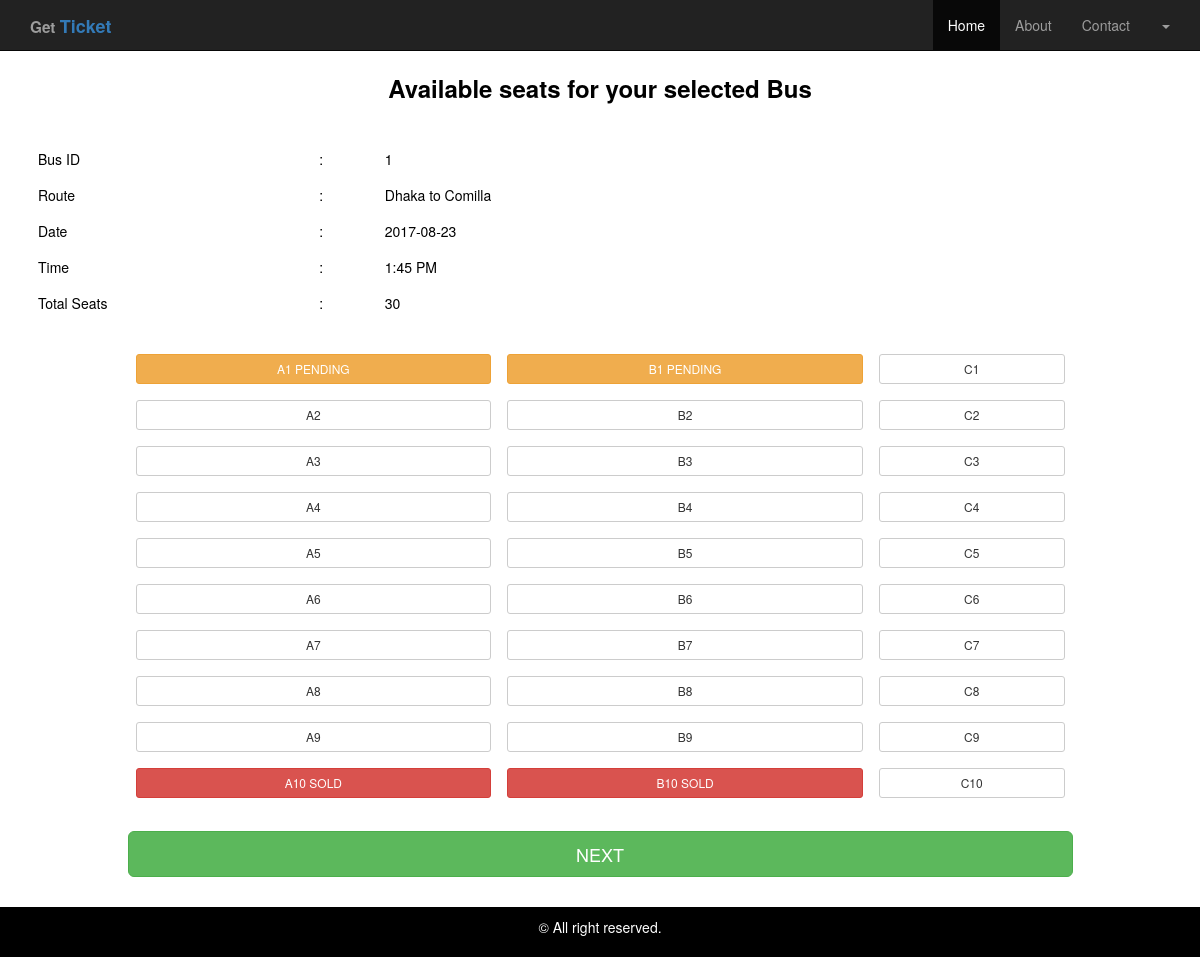
The page /user/pages/reserve_seats.php?bus_id=1 on the database its author committed.
### tables this page shows
CREATE TABLE IF NOT EXISTS `buses` (
  `id` int(11) NOT NULL,
  `route_id` varchar(50) NOT NULL,
  `total_seats` int(11) NOT NULL DEFAULT '30',
  `time` varchar(20) NOT NULL,
  `active` char(1) NOT NULL DEFAULT '1',
  `price` varchar(20) NOT NULL,
  `date` datetime NOT NULL DEFAULT CURRENT_TIMESTAMP
);

CREATE TABLE IF NOT EXISTS `routes` (
  `id` int(11) NOT NULL,
  `direction` varchar(50) NOT NULL
);

CREATE TABLE IF NOT EXISTS `seats` (
  `id` int(11) NOT NULL,
  `seat_number` varchar(11) NOT NULL,
  `available` char(1) NOT NULL DEFAULT '1',
  `bus_id` int(11) NOT NULL,
  `passenger_id` int(11) NOT NULL
);

### user/pages/reserve_seats.php (the view, shortened to what this page needs)
<?php
	include "../../config/db.php";
	$bus_id = $_REQUEST['bus_id'];
	$q = "SELECT buses.id, routes.direction, CONVERT(buses.date, date) as date, buses.time, buses.total_seats
			FROM buses JOIN routes ON (buses.route_id = routes.id) HAVING (buses.id = $bus_id)";
	$st = $db->prepare($q);
	$st->execute(array( $bus_id )) or die("Connection error");
	$r = $st->fetch(PDO::FETCH_ASSOC);
	if($r){
		$q = "SELECT id, seat_number, available FROM seats WHERE seats.bus_id = $bus_id";
		$st = $db->prepare($q);
		$st->execute(array( $bus_id )) or die("Connection error");
		$seats = $st->fetchAll(PDO::FETCH_ASSOC);
	}
?>
<!DOCTYPE html>
<html>
<head>
  <link rel="stylesheet" href="../css/bootstrap.min.css">
  <link rel="stylesheet" href="../css/font-awesome.min.css">
  <link rel="stylesheet" href="../css/style.css" >
</head>
<body>
	<div class="header_area">
		<nav class="navbar navbar-inverse navbar-fixed-top">
      <div class="container">
        <div class="navbar-header">
					<a class="navbar-brand" href="../../index.php"><small><b>Get </b></small><strong class="text-primary">Ticket</strong></a>
        </div>
        <div id="navbar" class="navbar-collapse collapse">
					<ul class="nav navbar-nav navbar-right">
            <li class="active"><a href="../../index.php">Home</a></li>
            <li><a href="about.php">About</a></li>
            <li><a href="contact.php">Contact</a></li>
            <li class="dropdown">
							<a href="#" class="dropdown-toggle" data-toggle="dropdown" role="button" aria-haspopup="true" aria-expanded="false">
							 <span class="caret"></span>
							</a>
            </li>
          </ul>
        </div>
      </div>
    </nav>
	</div>
	<div class="content_area">
		<div class="container">
			<div class="row">
				<div class="col-md-12 text-center">
					<h3><strong>Available seats for your selected Bus</strong></h3>
				</div>
					<div class="col-md-8">
						<table class="table table-hover no_border">
							<tr>
								<td>Bus ID</td>
								<td>:</td>
								<td><?= $r['id'] ?></td>
							</tr>
							<tr>
								<td>Route</td>
								<td>:</td>
								<td><?= $r['direction'] ?></td>
							</tr>
							<tr>
								<td>Date</td>
								<td>:</td>
								<td><?= $r['date'] ?></td>
							</tr>
							<tr>
								<td>Time</td>
								<td>:</td>
								<td><?= $r['time'] ?></td>
							</tr>
							<tr>
								<td>Total Seats</td>
								<td>:</td>
								<td><?= $r['total_seats'] ?></td>
							</tr>
						</table>
					</div>
				<div class=" col-md-10 col-md-offset-1 seats">
				<form action="seat_check.php" method="post" >
					<table class="table no_border">
						<?php for($i = 0; $i < (count($seats)/3); $i++ ): ?>
						<tr>
							<td>
								<?php if($seats[$i]['available'] == 1): ?>
									<input type="button" class="btn btn-default btn-sm btn-block"
										value = "<?= $seats[$i]['seat_number'] ?>"
									/>
								<?php elseif($seats[$i]['available'] == 0): ?>
									<input type="button" class="btn btn-danger btn-sm btn-block"
										value = "<?= $seats[$i]['seat_number'] ?> SOLD"
									/>
								<?php else: ?>
									<input type="button" class="btn btn-warning btn-sm btn-block"
										value ="<?= $seats[$i]['seat_number'] ?> PENDING"
									/>
								<?php endif; ?>
							</td>
							<td>
								<?php if($seats[$i + 10]['available'] == 1): ?>
									<input type="button" class="btn btn-default btn-sm btn-block"
										value = "<?= $seats[$i + 10]['seat_number'] ?>"
									/>
								<?php elseif($seats[$i + 10]['available'] == 0): ?>
									<input type="button" class="btn btn-danger btn-sm btn-block"
										value = "<?= $seats[$i + 10]['seat_number'] ?> SOLD"
									/>
								<?php else: ?>
									<input type="button" class="btn btn-warning btn-sm btn-block"
										value ="<?= $seats[$i + 10]['seat_number'] ?> PENDING"
									/>
								<?php endif; ?>
							</td>
							<td>
								<?php if($seats[$i + 20]['available'] == 1): ?>
									<input type="button" class="btn btn-default btn-sm btn-block"
										value = "<?= $seats[$i + 20]['seat_number'] ?>"
									/>
								<?php elseif($seats[$i + 20]['available'] == 0): ?>
									<input type="button" class="btn btn-danger btn-sm btn-block"
										value = "<?= $seats[$i + 20]['seat_number'] ?> SOLD"
									/>
								<?php else: ?>
									<input type="button" class="btn btn-warning btn-sm btn-block"
										value ="<?= $seats[$i + 20]['seat_number'] ?> PENDING"
									/>
								<?php endif; ?>
							</td>
						</tr>
						<?php endfor; ?>
					</table>
					<input type="submit" value="NEXT" name="submit" class="btn btn-success btn-lg btn-block" >
				</form>
				</div>
			</div>
		</div>
	</div>
	<footer class="footer_area">
		<div class="container">
			<div class="row">
				<div class="col-md-12">
					<p class="text-center"> &copy; All right reserved.</p>
				</div>
			</div>
		</div>
	</footer>
</body>
</html>

### user/css/style.css (style rules this page uses)
html { position: relative; min-height: 100%; }
.footer_area { position: absolute; bottom: 0; left: 0; width: 100%; height: 50px; background-color: #f5f5f5; margin-top: 20px; }
body { color: #000; height: 100%; margin-bottom: 0px; }
.no_border td { border: none !important; }
.header_area { min-height: 50px; }
.content_area h3 { padding: 5px 0px 30px; }
.confirm_top_info table, td { padding: 0px 3px; }
.seats { margin-bottom: 80px; }
.footer_area { background-color: black; color: #fff; }
.footer_area p { padding: 10px; }
.table { margin-bottom: 25px; }

### rows shown on the page
buses: id "1", route.direction "Dhaka to Comilla", time "1:45 PM", total_seats "30"
seats: seat_number "A1 PENDING"
seats: seat_number "B1 PENDING"
seats: seat_number "C1"
seats: seat_number "A2"
seats: seat_number "B2"
seats: seat_number "C2"
seats: seat_number "A3"
seats: seat_number "B3"
seats: seat_number "C3"
seats: seat_number "A4"
seats: seat_number "B4"
seats: seat_number "C4"
seats: seat_number "A5"
seats: seat_number "B5"
seats: seat_number "C5"
seats: seat_number "A6"
seats: seat_number "B6"
seats: seat_number "C6"
seats: seat_number "A7"
seats: seat_number "B7"
seats: seat_number "C7"
seats: seat_number "A8"
seats: seat_number "B8"
seats: seat_number "C8"
seats: seat_number "A9"
seats: seat_number "B9"
seats: seat_number "C9"
seats: seat_number "A10 SOLD"
seats: seat_number "B10 SOLD"
seats: seat_number "C10"

### other values the page prints
$r['date'] "2017-08-23"
